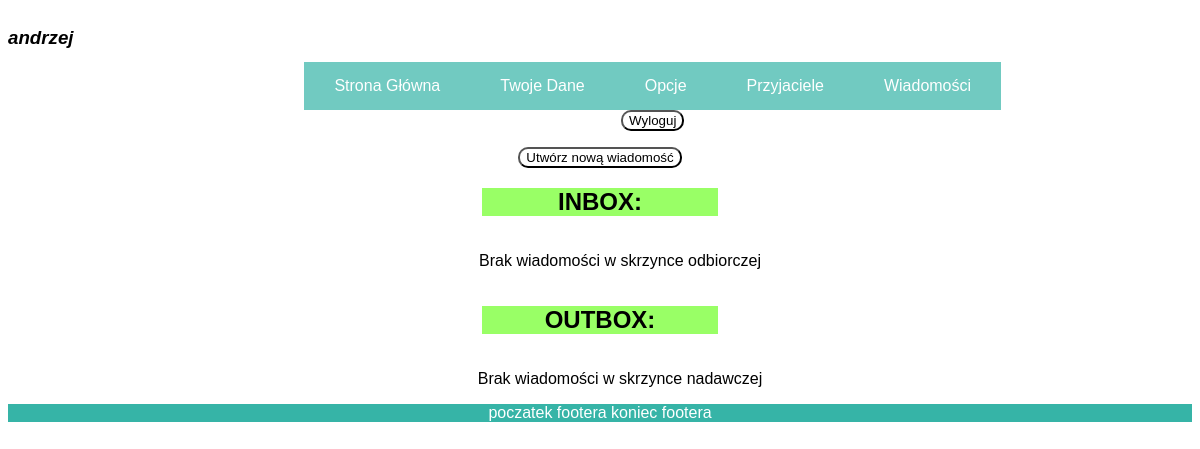
Page /messages.php (signed in) on the earlier database version.
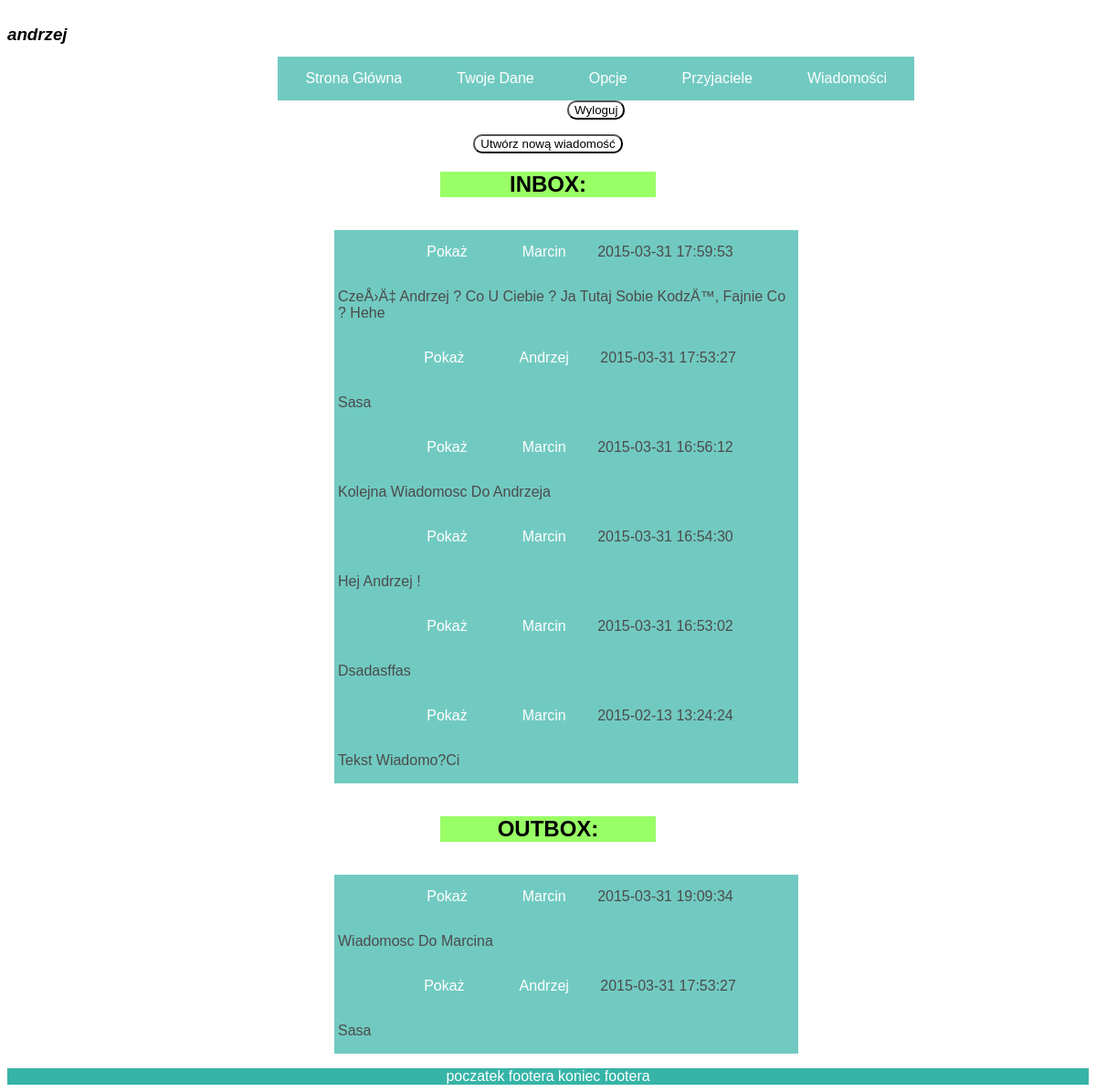
Same page on the later database version.
### tables this page shows
CREATE TABLE `Users` (
  `id` int(11) NOT NULL AUTO_INCREMENT,
  `name` varchar(30) NOT NULL,
  `password` varchar(60) NOT NULL,
  PRIMARY KEY (`id`),
  UNIQUE KEY `name` (`name`)
);

CREATE TABLE `Messages` (
  `message_id` int(11) NOT NULL AUTO_INCREMENT,
  `sender_id` int(11) NOT NULL,
  `receiver_id` int(11) NOT NULL,
  `message_text` text,
  `message_date` datetime DEFAULT NULL,
  `if_read` tinyint(1) DEFAULT NULL,
  PRIMARY KEY (`message_id`),
  KEY `sender_id` (`sender_id`),
  KEY `receiver_id` (`receiver_id`),
  CONSTRAINT `Messages_ibfk_1` FOREIGN KEY (`sender_id`) REFERENCES `Users` (`id`),
  CONSTRAINT `Messages_ibfk_2` FOREIGN KEY (`receiver_id`) REFERENCES `Users` (`id`)
);

### messages.php (the view)
<?php
include("header.php");
?>
<main>
	<form action="writemessage.php" method="post">
		<button type="submit" name="new_message_button">Utwórz nową wiadomość</button>
	</form>
	<h2>INBOX:</h2>
	<ul class="inbox-list">
	<?php
	$sql='SELECT * FROM Messages JOIN Users ON Messages.sender_id=Users.id WHERE receiver_id="'.$_SESSION['user_id'].'" ORDER BY Messages.message_date DESC';
	$result=$conn->query($sql);
	if($result->num_rows > 0 ){
		while($row=$result->fetch_assoc()) {
			echo("<li class='inbox-message-title'>");
			echo('<a href="showmessage.php?message_id='.$row['message_id'].'">Pokaż</a>');
			echo('<a href="profile.php?profile_id='.$row['sender_id'].'">'.$row['name'].'</a>');
			echo("    ".$row['message_date']."<br>");
			echo("<p class='message-content'>");
			echo($row['message_text']);
			echo("</li><br>");
		}
	}
	else {
		echo("Brak wiadomości w skrzynce odbiorczej");
	}
	?>
	</ul>
	<h2>OUTBOX:</h2>
    <ul class="outbox-list">
	<?php
	$sql='SELECT * FROM Messages JOIN Users ON Messages.receiver_id=Users.id WHERE sender_id="'.$_SESSION['user_id'].'" ORDER BY Messages.message_date DESC';
	$result=$conn->query($sql);
	if($result->num_rows > 0 ){
		while($row=$result->fetch_assoc()) {
			echo("<li class='outbox-message-title'>");
			echo('<a href="showmessage.php?message_id='.$row['message_id'].'">Pokaż</a>');
			echo('<a href="profile.php?profile_id='.$row['receiver_id'].'">'.$row['name'].'</a>');
			echo("    ".$row['message_date']."<br>");
			echo("<p class='message-content'>");
			echo($row['message_text']);
			echo("</li><br>");
		}
	}
	else {
		echo("Brak wiadomości w skrzynce nadawczej");
	}
	?>
	</ul>
</main>
<?php
include("footer.php");
?>

### header.php (shortened to what this page needs)
<!DOCTYPE html>
<html>
<head>
	<link rel="stylesheet" href="style.css" type="text/css"/>
</head>
<body>
	<?php include("connection.php");?>
	<h3 class="user-name-top"><?php
	if(isset($_SESSION['user_id'])) {
		$sql="SELECT * FROM Users WHERE id={$_SESSION['user_id']}";
		$result=$conn->query($sql);
		if($result->num_rows > 0) {
			while($row=$result->fetch_assoc()) {
				echo($row['name']);
			}
		}
	}
	else {
		echo "nie jesteś zalogowany";
	}
	?></h3>
	<br>
	<ul class='main-menu'>
			<li><a href="index.php">Strona główna </a></li><?php
			if (isset($_SESSION['user_id'])) {
				echo ("<li><a href='user.php'>Twoje dane </a></li>");
				echo("<li><a href='settings.php'>Opcje </a></li>");
				echo("<li><a href='index.php'>Przyjaciele </a></li>");
			    echo ("<li><a href='messages.php'>Wiadomości </a></li>");
				echo ("<form method='post' action='logout.php'>
						<button type='submit' name='logout_button'>Wyloguj</button>
						</form>");
			}
			else {
				echo("<li><a href='register.php'>Zarejestruj się </a></li>");
				echo("<li><a href='login.php'>Zaloguj się </a></li>");
			}
			?>
	</ul>

### footer.php
	<footer>poczatek footera
	koniec footera
	</footer>
</body>
</html>

### style.css (style rules this page uses)
body { text-align:center; font-family: "Futura PT","Verdana","Arial", sans-serif; }
.user-name-top { float:left; font-weight:bold; font-style:italic; }
ul { display: inline-block; list-style-type:none; }
ul li { display: inline-block; background:#36b4a7; opacity:0.7; text-align:center; text-transform:capitalize; }
ul li a { display:inline-block; color:white; padding-left: 30px; padding-top:15px; padding-right:30px; padding-bottom:15px; }
.message-content { width:500px; text-align:left; padding: 0px 4px 0px 4px; }
a { text-decoration: none; color: #005CE6; }
h2 { background: #99FF66; margin-left:40%; margin-right:40%; }
footer { bottom:0; text-align:center; width:100%; background:#36b4a7; color:white; }
button { background:white; border-radius:10px; }

Differences in the rows shown:
added messages: sender.name "Marcin", message_date "2015-03-31 17:59:53", message_text "CzeÅ›Ä‡ Andrzej ? Co U Ciebie ? Ja Tutaj Sobie KodzÄ™, Fajnie Co ? Hehe", shown under "INBOX:"
added messages: sender.name "Andrzej", message_date "2015-03-31 17:53:27", message_text "Sasa"
added messages: sender.name "Marcin", message_date "2015-03-31 16:56:12", message_text "Kolejna Wiadomosc Do Andrzeja", shown under "INBOX:"
added messages: sender.name "Marcin", message_date "2015-03-31 16:54:30", message_text "Hej Andrzej !", shown under "INBOX:"
added messages: sender.name "Marcin", message_date "2015-03-31 16:53:02", message_text "Dsadasffas", shown under "INBOX:"
added messages: sender.name "Marcin", message_date "2015-02-13 13:24:24", message_text "Tekst Wiadomo?ci", shown under "INBOX:"
added messages: receiver.name "Marcin", message_date "2015-03-31 19:09:34", message_text "Wiadomosc Do Marcina", shown under "OUTBOX:"
Other differences:
text no longer shown: "Brak wiadomości w skrzynce odbiorczej Brak wiadomości w skrzynce nadawczej"
